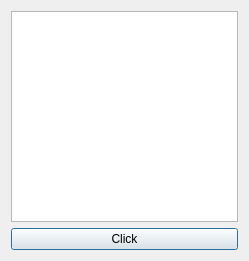
<?xml version="1.0" encoding="UTF-8"?>
<ui version="4.0">
 <class>Dialog</class>
 <widget class="QDialog" name="Dialog">
  <property name="geometry">
   <rect>
    <x>0</x>
    <y>0</y>
    <width>249</width>
    <height>261</height>
   </rect>
  </property>
  <property name="windowTitle">
   <string>Dialog</string>
  </property>
  <layout class="QVBoxLayout" name="verticalLayout">
   <item>
    <widget class="QListWidget" name="listWidget"/>
   </item>
   <item>
    <widget class="QPushButton" name="pushButton">
     <property name="text">
      <string>Click</string>
     </property>
    </widget>
   </item>
  </layout>
 </widget>
 <layoutdefault spacing="6" margin="11"/>
 <resources/>
 <connections/>
</ui>
